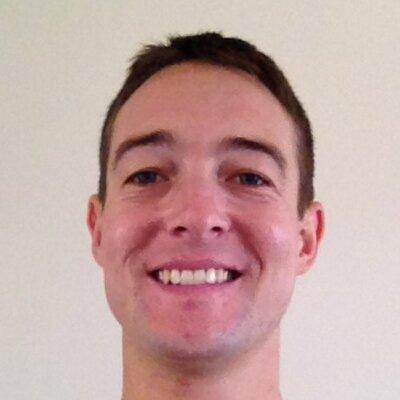
#> input picture OpenCV/me.jpg, 400 x 400 px
$ jupyter execute 'openCV 9-9-2018.ipynb'   (shell and % lines are left out)
#> lines starting #> are read from the running program, lines starting #| are printed output that depends on the picture; after the words box and inside, x2 and y2 are one past the last pixel; in counts of white or black regions, pixels touching at a corner belong together
http://www.bogotobogo.com/python/OpenCV_Python/python_opencv3_Image_Object_Detection_Face_Detection_Haar_Cascade_Classifiers.php

https://github.com/opencv/opencv/blob/master/samples/python/facedetect.py

`pip install opencv-python`

[cell 1]
import cv2
import numpy as np
import matplotlib.pyplot as plt
import matplotlib.image as mpimg
import signal

[cell 2]
cv2.__version__

[cell 3]
# img_file = 'obama.jpg' # Doesn't find any features
img_file = 'me.jpg'

[cell 4]
img = cv2.imread(img_file,0)
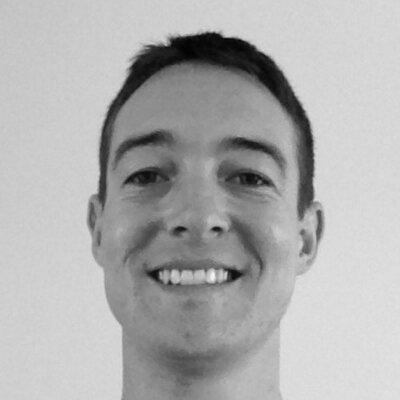
#> img: shape (400, 400); min 0, max 251, mean 174.4
h,w = img.shape[:2]
#> h = 400; w = 400
print(img.shape)
#| (400, 400)
print(type(img))
#| <class 'numpy.ndarray'>
plt.imshow(img, cmap='gray')
plt.show()

HA component uses the following line but this returns nonetype

[cell 5]
cv_image = cv2.imdecode(np.asarray(bytearray(img)), cv2.IMREAD_UNCHANGED)

[cell 6]
type(cv_image)

[cell 7]
np.asarray(bytearray(img)).shape
#> Out = (160000,)

## Image classification
Follow steps from https://github.com/home-assistant/home-assistant/blob/dev/homeassistant/components/image_processing/opencv.py

Use defaults

[cell 8]
DEFAULT_MIN_SIZE = (30, 30)
DEFAULT_NEIGHBORS = 4
DEFAULT_SCALE = 1.1

[cell 9]
classifier = 'lbp_frontalface.xml' # Default loaded by HA.

[cell 10]
cascade = cv2.CascadeClassifier(classifier) # A CascadeClassifier object
# cascade.load(classifier)

[cell 11]
def detect(img, cascade):
    rects = cascade.detectMultiScale(img, scaleFactor=1.3, minNeighbors=4, minSize=(30, 30),
                                     flags=cv2.CASCADE_SCALE_IMAGE)
#> rects = ()
    if len(rects) == 0:
        return []
    rects[:,2:] += rects[:,:2]
    return rects

[cell 12]
rects = detect(img, cascade)
#> rects = []
rects

This is behaviour we see from the HA component, no errors but no detections either - something wrong with the model?

## Offical models
Models from https://github.com/opencv/opencv/tree/master/data/haarcascades

[cell 13]
face_cascade = cv2.CascadeClassifier('haarcascade_frontalface_default.xml')
eye_cascade = cv2.CascadeClassifier('haarcascade_eye.xml')

[cell 14]
img.shape
#> Out = (400, 400)

[cell 15]
faces = face_cascade.detectMultiScale(img, scaleFactor=1.3, minNeighbors=5, minSize=(30, 30))
#> faces = [[64, 61, 278, 278]]

[cell 16]
faces
#> Out = [[64, 61, 278, 278]]

[cell 17]
for (x,y,w,h) in faces:
    cv2.rectangle(img,(x,y),(x+w,y+h),(255,0,0),2)
    roi = img[y:y+h, x:x+w]
    eyes = eye_cascade.detectMultiScale(roi)
    for (ex,ey,ew,eh) in eyes:
        cv2.rectangle(roi,(ex,ey),(ex+ew,ey+eh),(0,255,0),2)
#> this loop made 1 pass
#> pass 1, `roi = img[y:y+h, x:x+w]`:
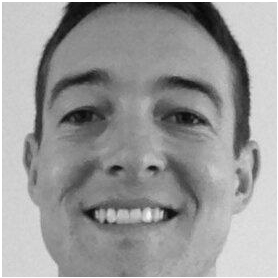
#> roi: shape (278, 278); min 5, max 255, mean 153.2
#> after the loop:
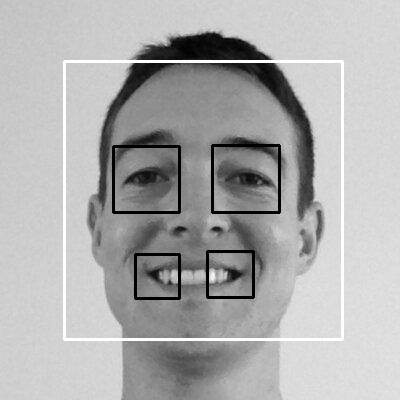
#> img: shape (400, 400); 3.74% of pixels changed, all inside (x1, y1, x2, y2) = (63, 60, 344, 341)
#> after the loop:
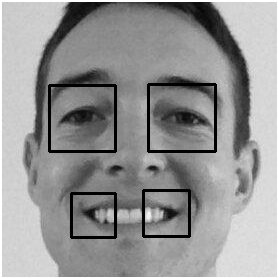
#> roi: shape (278, 278); 3.44% of pixels changed, all inside (x1, y1, x2, y2) = (48, 83, 217, 239)

plt.imshow(img, cmap='gray');

## Person detection
Article http://funvision.blogspot.com/2016/03/opencv-31-people-detection-at-13-fps-by.html

Use https://github.com/opencv/opencv/blob/master/data/haarcascades/haarcascade_fullbody.xml

[cell 18]
people_cascade = cv2.CascadeClassifier('haarcascade_fullbody.xml')

[cell 19]
img_file = 'people.jpg'

[cell 20]
img = cv2.imread(img_file,0)
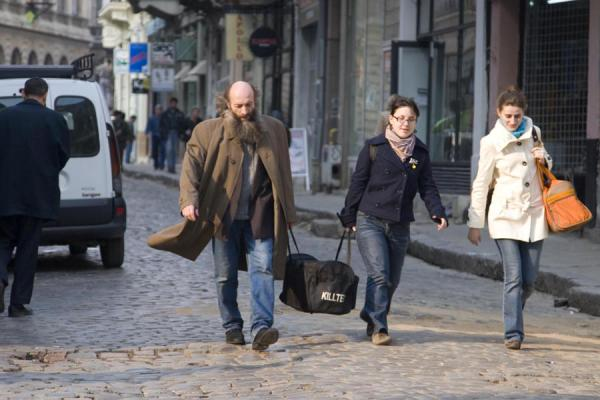
#> input picture OpenCV/people.jpg, 600 x 400 px
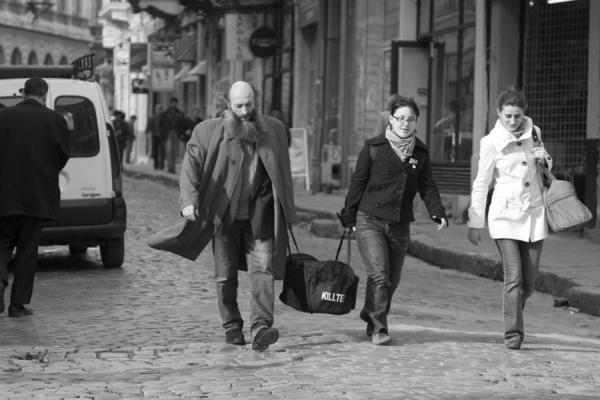
#> img: shape (400, 600); min 0, max 255, mean 101.5
h,w = img.shape[:2]
#> w = 600
print(img.shape)
#| (400, 600)
print(type(img))
#| <class 'numpy.ndarray'>
plt.imshow(img, cmap='gray')
plt.show()

[cell 21]
people = people_cascade.detectMultiScale(img, scaleFactor=1.02, minNeighbors=5, minSize=(40, 70))
#> people = [[94, 96, 48, 96], [158, 74, 151, 301], [423, 57, 160, 320]]

[cell 22]
people
#> Out has the same summary as people

[cell 23]
for (x,y,w,h) in people:
    cv2.rectangle(img,(x,y),(x+w,y+h),(255,0,0),2)
    roi = img[y:y+h, x:x+w]
    eyes = people_cascade.detectMultiScale(roi)
    for (ex,ey,ew,eh) in eyes:
        cv2.rectangle(roi,(ex,ey),(ex+ew,ey+eh),(0,255,0),2)
#> this loop made 3 passes
#> pass 1, `roi = img[y:y+h, x:x+w]`:
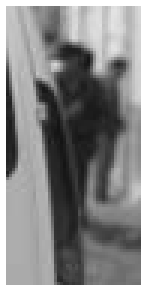
#> roi: shape (96, 48) (shown 3 times larger); min 19, max 255, mean 131.8
#> pass 2, `roi = img[y:y+h, x:x+w]`:
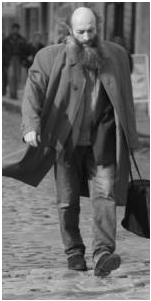
#> roi: shape (301, 151); min 2, max 255, mean 103.3
#> pass 3, `roi = img[y:y+h, x:x+w]`:
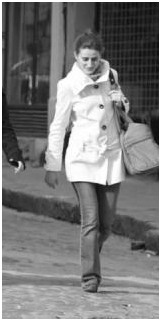
#> roi: shape (320, 160); min 9, max 255, mean 120.8
#> after the loop:
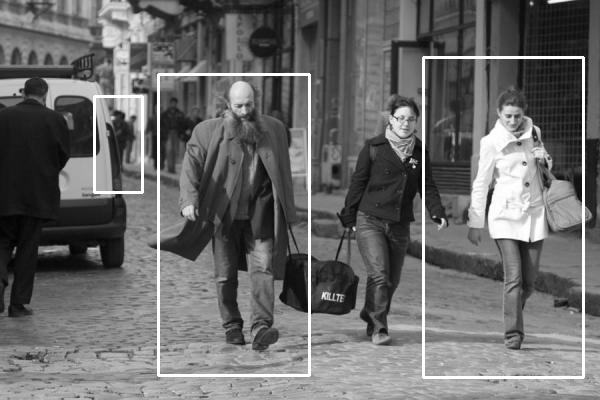
#> img: shape (400, 600); 2.68% of pixels changed, all inside (x1, y1, x2, y2) = (93, 56, 585, 379)

plt.imshow(img, cmap='gray');
